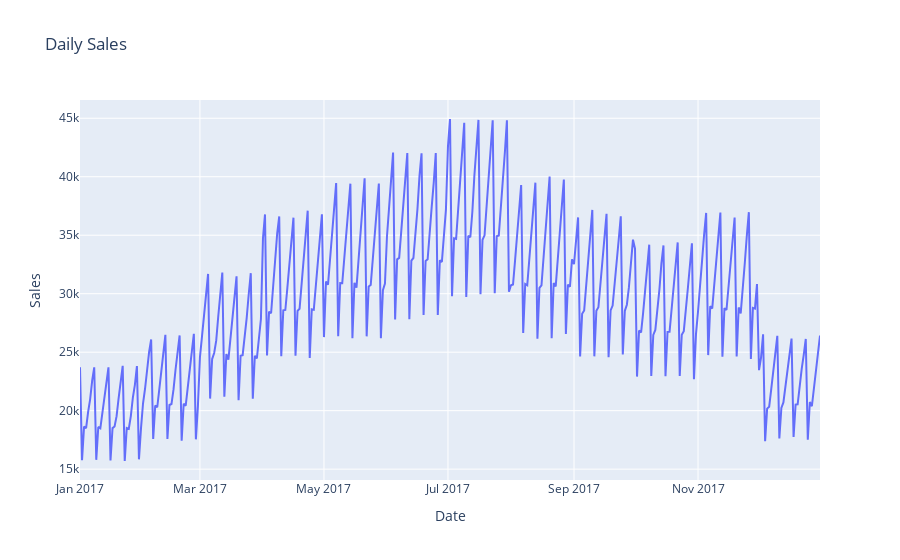

Source (notebook cell):
### Code cell
daily_sales_sc = go.Scatter(x=daily_sales['date'], y=daily_sales['sales'])
layout = go.Layout(title= 'Daily Sales', xaxis = dict(title='Date'), yaxis = dict(title='Sales'))
fig = go.Figure(data = [daily_sales_sc], layout=layout )
iplot(fig)

### Figure 1 — Plotly figure (JSON) as saved in the notebook; plotly's stock layout.template omitted (floating-point values rounded to 4 significant figures; data arrays with more than 128 entries replaced by an {"elided": "..."} marker saying what was removed)
{"data": [{"type": "scatter", "x": {"elided": "365 str values"}, "y": {"elided": "365 int values"}}], "layout": {"title": {"text": "Daily Sales"}, "xaxis": {"title": {"text": "Date"}}, "yaxis": {"title": {"text": "Sales"}}}}
